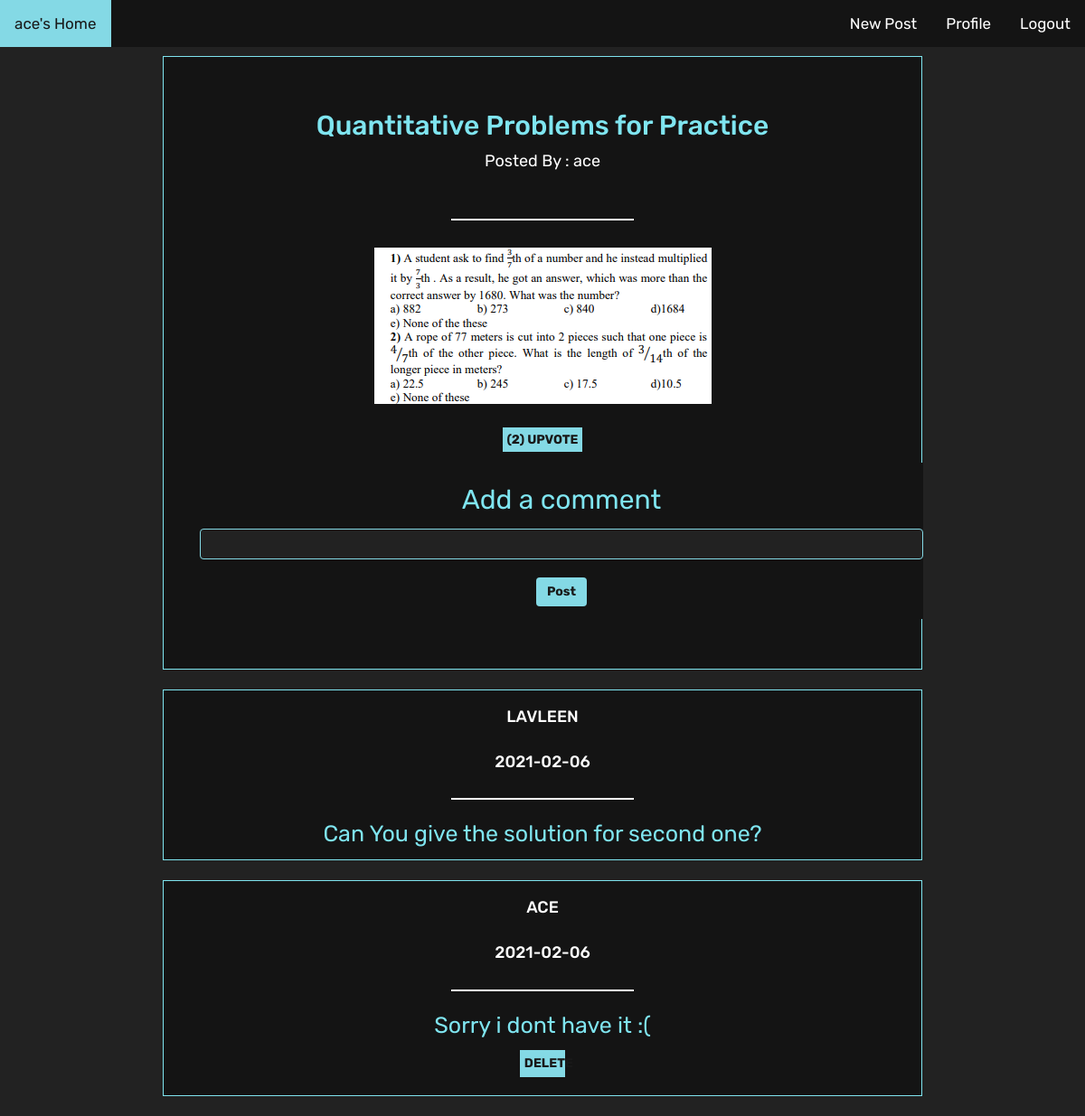
Page /comment.php?id=1 (signed in) on the earlier database version.
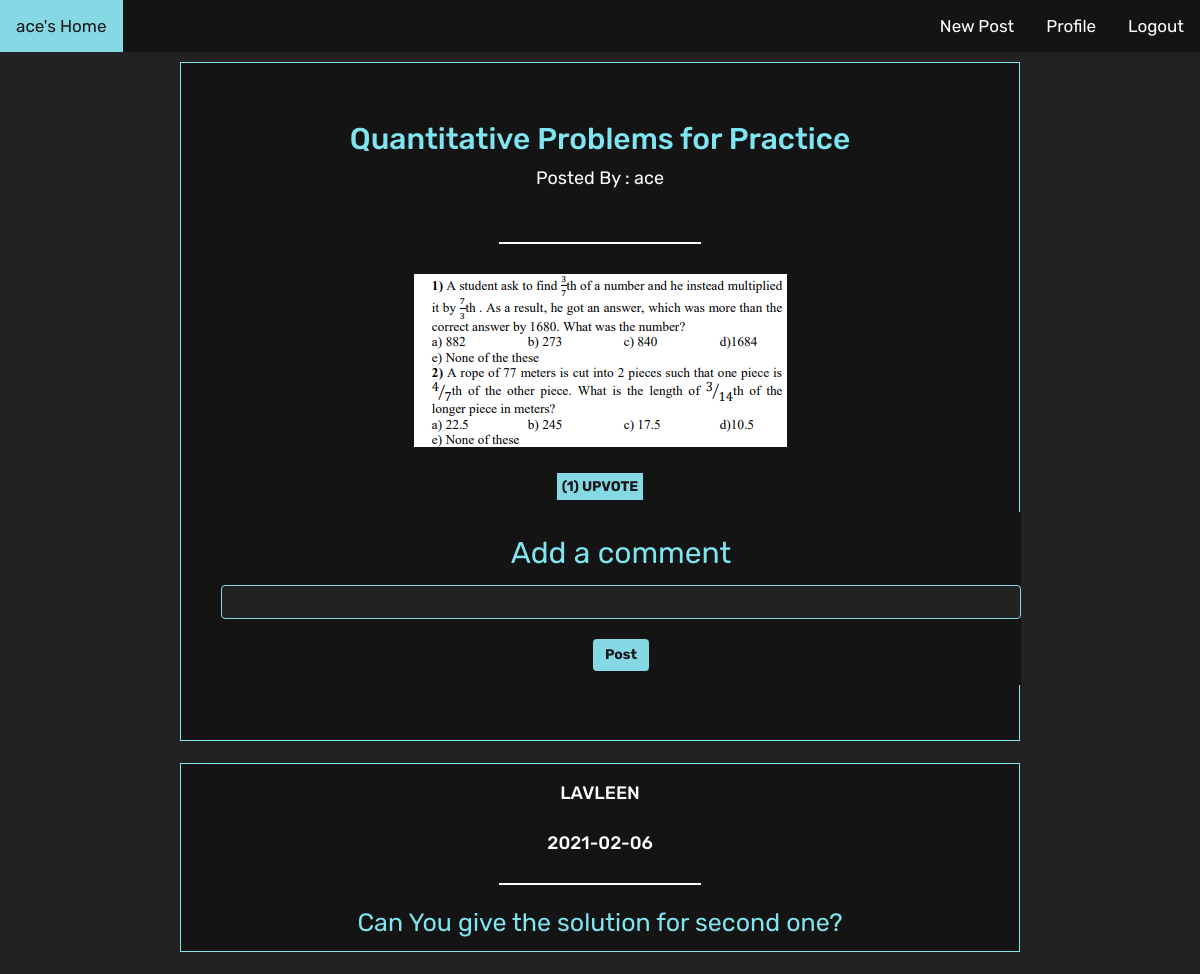
Same page on the later database version.
### tables this page shows
CREATE TABLE `posttable` (
  `title` varchar(255) NOT NULL,
  `content` longtext NOT NULL,
  `author` varchar(255) NOT NULL,
  `image` varchar(255) DEFAULT NULL,
  `id` int(11) NOT NULL,
  `likes` int(11) NOT NULL DEFAULT 0,
  `dislikes` int(11) NOT NULL DEFAULT 0,
  `tag` varchar(50) DEFAULT NULL
);

CREATE TABLE `postcomments` (
  `postid` int(11) NOT NULL,
  `email` varchar(255) NOT NULL,
  `comment` varchar(255) NOT NULL,
  `dates` date DEFAULT NULL
);

### getSpecificPost.php (the view, shortened to what this page needs)
<?php
function getSpecificPosts(){
  $con = mysqli_connect("localhost","root","","posts");
  $srch=$_GET['id'];
  $query="SELECT * FROM `posttable` where id ='$srch'";
  $query2="SELECT * FROM `postcomments` where postid ='$srch' order by dates desc";
  $result=mysqli_query($con,$query);
  while($row=mysqli_fetch_array($result)){
    echo '
    <div class="container">
    <h3 class="posttitle">'.$row['title'].'</h3>
    <p class="postcontent">Posted By : '.$row['author'].'</p>
    <br>
    <hr width="200px">
    <p class="postcontent">'.$row['content'].'<p>
    <img src="uploads/'.$row['image'].'"class="imgt" ?>
    <br>
    <div class ="interact">
    <a class="btnLike" href="like.php?id='.$row["id"].'"><span>('.$row["likes"].') </span>UPVOTE</a>
    </div>
    <div class="searchbar2">
    <form action="addComment.php?id='.$row["id"].'" method="POST" id="form1">
    	<br>
      <p class="posttitle" style="">Add a comment</p>
      <input type="text" class="form-control" name="text" id="title">
      <br>
      <button type="submit" class="btn btn-primary" id="lgn">Post</button>
    </form>
    </div>
    </div>
    ';
    $result2=mysqli_query($con,$query2);
    while($row2=mysqli_fetch_array($result2)){
      echo '
      <div class="searchbar">
      <h3 class="cmname">'.$row2['email'].'</h3>
      <h3 class="cmname">'.$row2['dates'].'</h3>
      <hr width="200px">
      <p class="cmcontent">'.$row2['comment'].'</p>
      ';
      if($_SESSION['email']===$row2['email'])
      {
        echo '
        <a class="btnLike" style="width:6%;" href="deleteComment.php?id='.$row["id"].'">DELETE</a>
        <br>
        </div>
        ';
      }
      else{
        echo'
        </div>';
      }
  }
}
}

Differences in the rows shown:
removed postcomments: email "ACE", dates "2021-02-06", comment "Sorry i dont have it :("
changed posttable "Quantitative Problems for Practice": likes "2" → "1"
